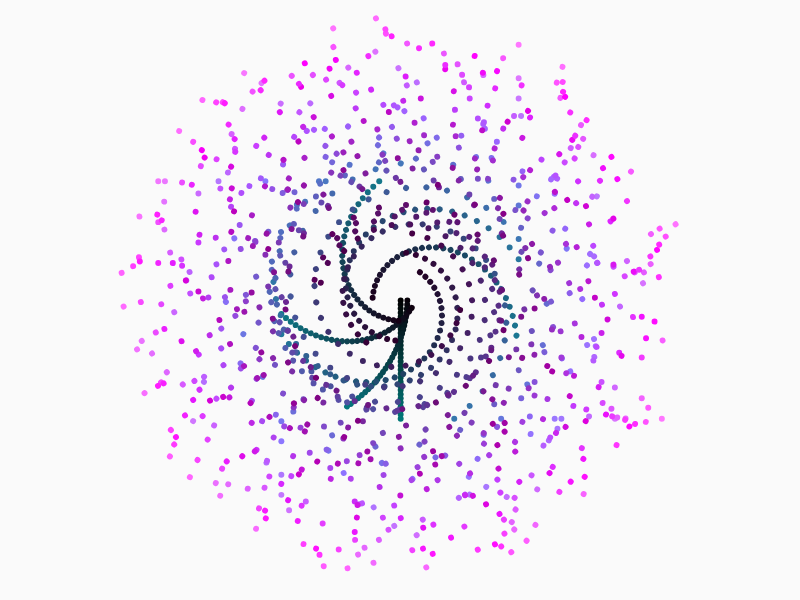
Frame 1 (no input)
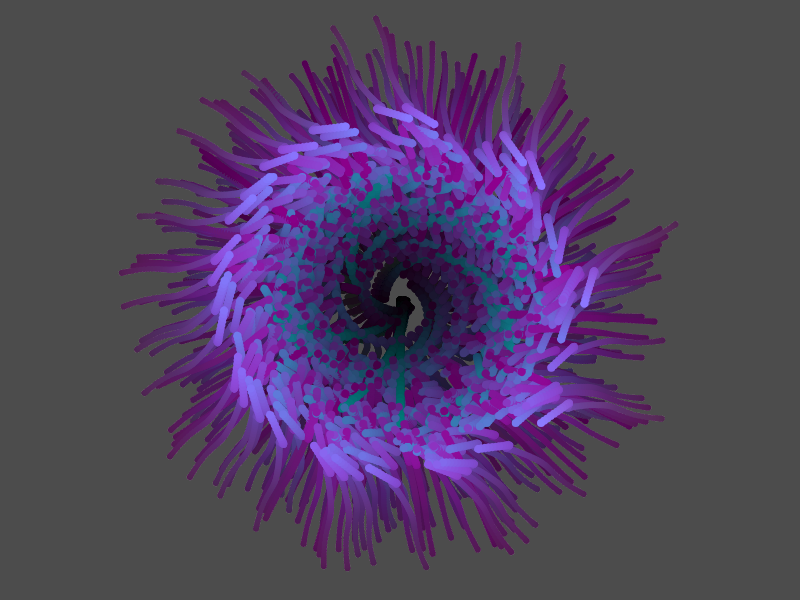
Frame 60 (no input)
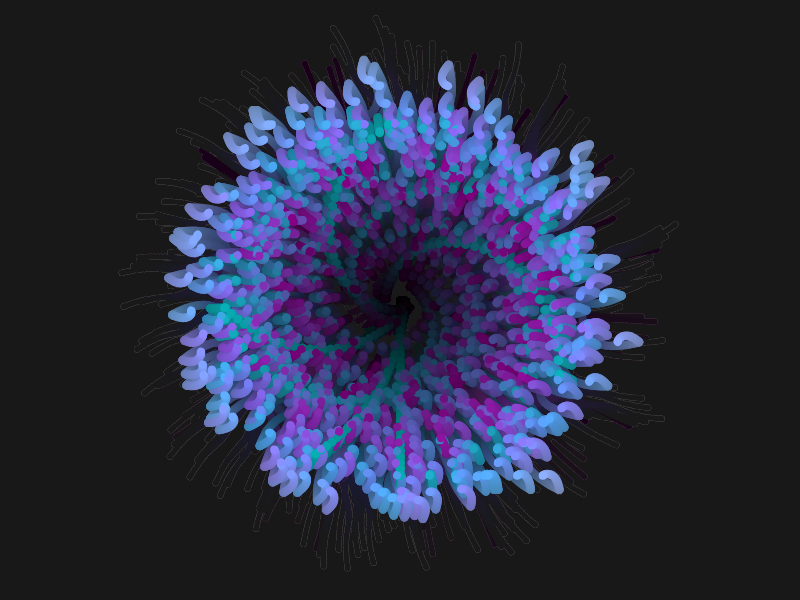
Frame 120 (the mouse pressed at the canvas centre since frame 60)

The p5.js sketch that drew these frames (run headless with seeded random() and noise() and a simulated clock; from frame 60 on, the mouse is pressed at the canvas centre):

// p5.js sketch
// ── sketch.js
//by Jason Toy http://jtoy.net
function setup(){
  createCanvas(displayWidth,displayHeight)
  t=0
  noStroke()
}
function draw(){
  translate(width/2,height/2)
  background(0,5)
  cc=0
  for(x=1;x<width/2;x+=10){
    for(y=1;y<height/2;y+=10){
      rotate(radians(cc))
      xx = noise(t)*x
      yy = noise(t+1)*y
      r = 3+(noise(t+3)*10)
      fill(xx,yy,xx+yy)          
      ellipse(xx,yy,r,r)
    }
    cc+=1
  }
  t+=0.01
}
